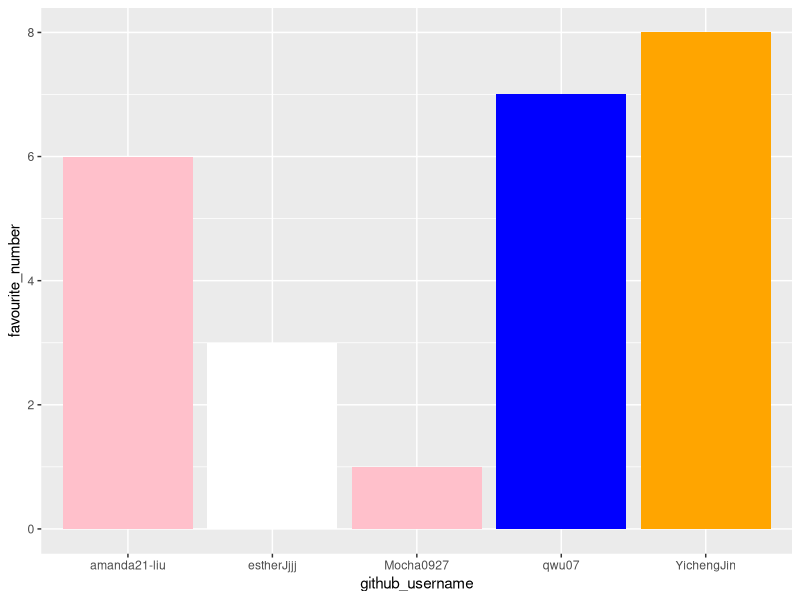
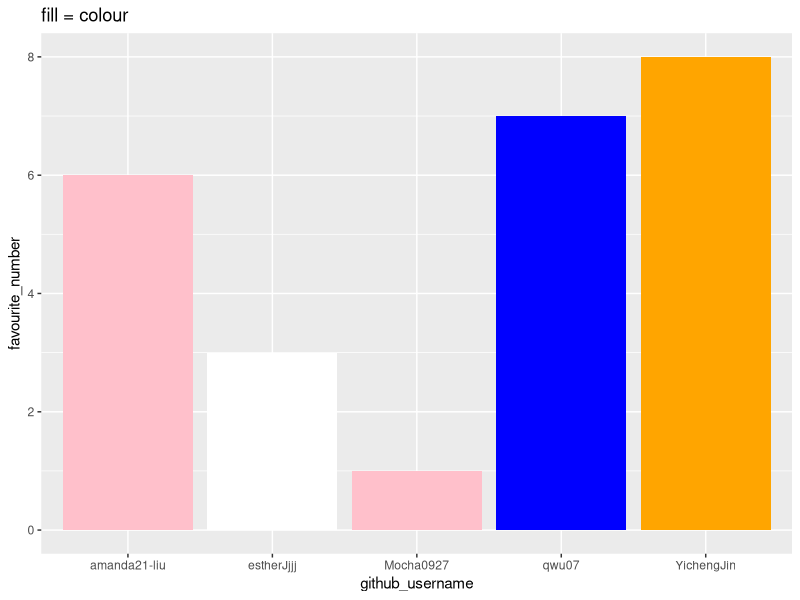
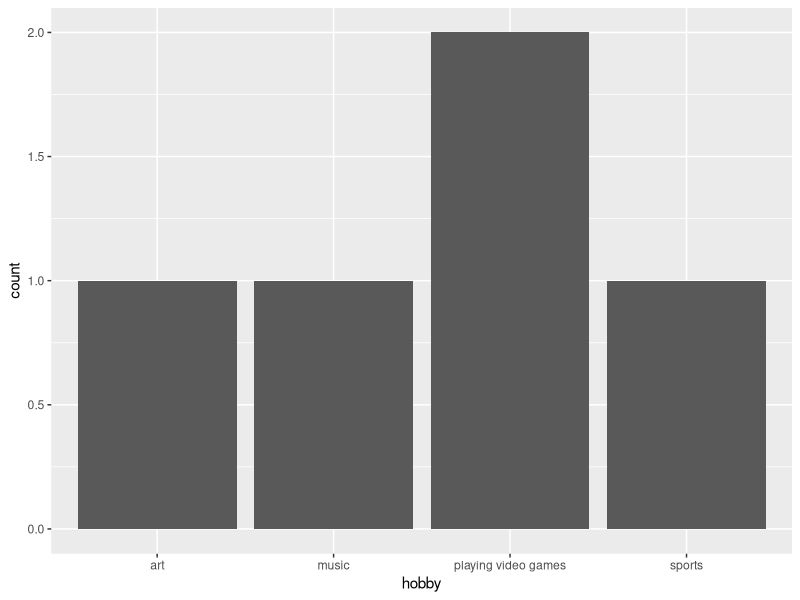

Reproduce these figures in R, in order.
## ---- chunk 1
library(tidyverse) 
## ---- chunk 2
team_data <- tibble(
  name = c("Queency", "esther", "Jasmine", 
           "Eason", "Amanda Liu"),
  github_username = c("qwu07", "estherJjjj", "Mocha0927", 
                      "YichengJin", "amanda21-liu"), 
  colour = c("blue", "white", "pink", 
             "orange", "pink"),
  hobby = c("art", "sports", "playing video games", 
            "music", "playing video games"),
  favourite_number = c(7,3,1,8,6)
  )

team_data
## ---- chunk 3
p1 <- ggplot(data = team_data, 
             mapping = aes(x = github_username, 
                           y = favourite_number,
                           fill = colour), 
             ) +
   geom_col() +
   scale_fill_identity()
p1
## ---- chunk 4
p1 + labs(x = "github_username", 
          y = "favourite_number",
          title = "fill = colour")
## ---- chunk 5
p2 <- ggplot(team_data, aes(x = hobby)) +
  geom_bar()
p2
